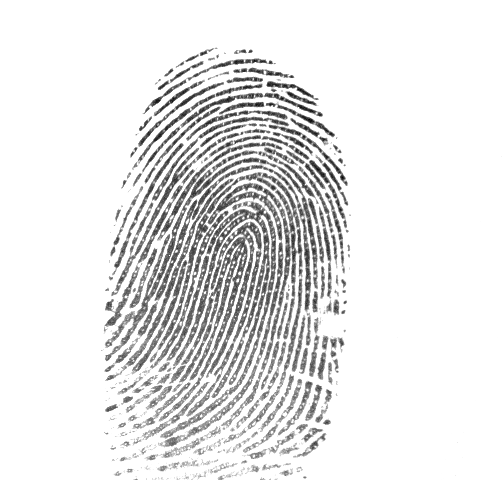
#> input picture input/012/012_3_2.tif, 504 x 480 px; its folder holds only this picture in this run
$ python extraction.py
#> lines starting #> are read from the running program, lines starting #| are printed output that depends on the picture; after the words box and inside, x2 and y2 are one past the last pixel; in counts of white or black regions, pixels touching at a corner belong together
import cv2
import numpy as np
import csv
import os
from skimage.morphology import skeletonize, remove_small_objects
from skimage.morphology import convex_hull_image, erosion, square, thin
from skimage import measure
import math
import matplotlib.pyplot as plt

class MinutiaeFeature:
    def __init__(self, locX, locY, Orientation, Type):
        self.locX = locX
        self.locY = locY
        self.Orientation = Orientation
        self.Type = Type

    def __repr__(self):
        return f' locX:{self.locX} locY:{self.locY}  Orientation:{self.Orientation}'

class FingerprintFeatureExtractor:
    def __init__(self):
        self._mask = []
        self._skel = []
        self.minutiaeTerm = []
        self.minutiaeBif = []

    def __skeletonize(self, img):
        img = np.uint8(img > 128)
        skeleton = thin(img)  # Using thin instead of skeletonize for finer structure
        self._skel = np.uint8(skeleton) * 255
        self._mask = img * 255

    def __computeAngle(self, block, minutiaeType):
        angle = []
        (blkRows, blkCols) = np.shape(block)
        CenterX, CenterY = (blkRows - 1) / 2, (blkCols - 1) / 2
        if minutiaeType.lower() == 'termination':
            sumVal = 0
            for i in range(blkRows):
                for j in range(blkCols):
                    if (i == 0 or i == blkRows - 1 or j == 0 or j == blkCols - 1) and block[i][j] != 0:
                        angle.append(-math.degrees(math.atan2(i - CenterY, j - CenterX)))
                        sumVal += 1
                        if sumVal > 1:
                            angle.append(float('nan'))
            return angle
        elif minutiaeType.lower() == 'bifurcation':
            angle = []
            sumVal = 0
            for i in range(blkRows):
                for j in range(blkCols):
                    if (i == 0 or i == blkRows - 1 or j == 0 or j == blkCols - 1) and block[i][j] != 0:
                        angle.append(-math.degrees(math.atan2(i - CenterY, j - CenterX)))
                        sumVal += 1
            if sumVal != 3:
                angle.append(float('nan'))
            return angle

    def __getTerminationBifurcation(self):
        self._skel = self._skel == 255
        (rows, cols) = self._skel.shape
        self.minutiaeTerm = np.zeros(self._skel.shape)
        self.minutiaeBif = np.zeros(self._skel.shape)

        for i in range(1, rows - 1):
            for j in range(1, cols - 1):
                if self._skel[i][j] == 1:
                    block = self._skel[i - 1:i + 2, j - 1:j + 2]
                    block_val = np.sum(block)
                    if block_val == 2:
                        self.minutiaeTerm[i, j] = 1
                    elif block_val == 4:
                        self.minutiaeBif[i, j] = 1

        self._mask = convex_hull_image(self._mask > 0)
        self._mask = erosion(self._mask, square(5))
        self.minutiaeTerm = np.uint8(self._mask) * self.minutiaeTerm

    def extractMinutiaeFeatures(self, img):
        self.__skeletonize(img)
        self.__getTerminationBifurcation()

        TermLabel = measure.label(self.minutiaeTerm, connectivity=2)
        BifLabel = measure.label(self.minutiaeBif, connectivity=2)

        FeaturesTerm = self.__extractFeatures(TermLabel, 'Termination')
        FeaturesBif = self.__extractFeatures(BifLabel, 'Bifurcation')

        return FeaturesTerm, FeaturesBif

    def __extractFeatures(self, label_image, minutiaeType):
        features = []
        for region in measure.regionprops(label_image):
            (row, col) = np.int16(np.round(region.centroid))
            block = self._skel[row - 1:row + 2, col - 1:col + 2]
            angle = self.__computeAngle(block, minutiaeType)
            if (minutiaeType == 'Termination' and len(angle) == 1) or (minutiaeType == 'Bifurcation' and len(angle) == 3):
                features.append(MinutiaeFeature(row, col, angle, minutiaeType))
        return features

def process_image(filepath, output_sub_dir, csv_writer):
    # Step 1: Load image
    img = cv2.imread(filepath, cv2.IMREAD_GRAYSCALE)

    # Step 2: Noise reduction
    denoised_img = cv2.fastNlMeansDenoising(img, None, 30, 7, 21)

    # Step 3: CLAHE for contrast enhancement
    clahe = cv2.createCLAHE(clipLimit=2.0, tileGridSize=(8, 8))
    enhanced_contrast = clahe.apply(denoised_img)

    # Step 4: Adaptive thresholding
    binary = cv2.adaptiveThreshold(
        enhanced_contrast, 255, cv2.ADAPTIVE_THRESH_GAUSSIAN_C,
        cv2.THRESH_BINARY_INV, 15, 8
    )

    # Step 5: Morphological operations for cleaning
    binary = cv2.morphologyEx(binary, cv2.MORPH_CLOSE, np.ones((3, 3), np.uint8))

    # Step 6: Skeletonization
    skeleton = thin(binary > 0).astype(np.uint8) * 255

    # Save the preprocessed image without minutiae points
    preprocess_output_path = f"{output_sub_dir}/{os.path.basename(filepath).split('.')[0]}_preprocess.png"
    cv2.imwrite(preprocess_output_path, skeleton)

    # Step 7: Minutiae Extraction
    feature_extractor = FingerprintFeatureExtractor()
    ridge_endings, bifurcations = feature_extractor.extractMinutiaeFeatures(skeleton)

    # Step 8: Save minutiae to CSV
    for minutiae in ridge_endings:
        csv_writer.writerow([os.path.basename(filepath), 'ridge_ending', minutiae.locX, minutiae.locY, minutiae.Orientation[0]])
    for minutiae in bifurcations:
        csv_writer.writerow([os.path.basename(filepath), 'bifurcation', minutiae.locX, minutiae.locY, minutiae.Orientation[0]])

    # Step 9: Visualize Minutiae
    visualize_minutiae(skeleton, ridge_endings, bifurcations, f"{output_sub_dir}/{os.path.basename(filepath).split('.')[0]}_minutiae.png")

def visualize_minutiae(skeleton, ridge_endings, bifurcations, output_path):
    minutiae_image = cv2.cvtColor(skeleton, cv2.COLOR_GRAY2BGR)
    for minutiae in ridge_endings:
        cv2.circle(minutiae_image, (minutiae.locY, minutiae.locX), 3, (0, 0, 255), -1)  # Red for ridge endings
    for minutiae in bifurcations:
        cv2.circle(minutiae_image, (minutiae.locY, minutiae.locX), 3, (255, 0, 0), -1)  # Blue for bifurcations
    cv2.imwrite(output_path, minutiae_image)

def main():
    input_dir = "./input/"
    output_dir = "./output/"
    csv_file = "./output/minutiae_data.csv"

    # Create output directory if it doesn't exist
    os.makedirs(output_dir, exist_ok=True)

    # Open CSV file and write header
    with open(csv_file, mode='w', newline='') as file:
        csv_writer = csv.writer(file)
        csv_writer.writerow(["Image", "Minutiae Type", "X", "Y", "Orientation"])

        # Loop through each subdirectory in the input directory
        for sub_dir in os.listdir(input_dir):
            sub_dir_path = os.path.join(input_dir, sub_dir)

            # Check if the item is a directory
            if os.path.isdir(sub_dir_path):
                output_sub_dir = os.path.join(output_dir, sub_dir)
                os.makedirs(output_sub_dir, exist_ok=True)

                for filename in os.listdir(sub_dir_path):
                    if filename.endswith(".tif"):
                        filepath = os.path.join(sub_dir_path, filename)
                        process_image(filepath, output_sub_dir, csv_writer)
#> in process_image, img is the input picture: shape (480, 504); min 0, max 255, mean 231.3
#> in process_image, `enhanced_contrast = clahe.apply(denoised_img)`:
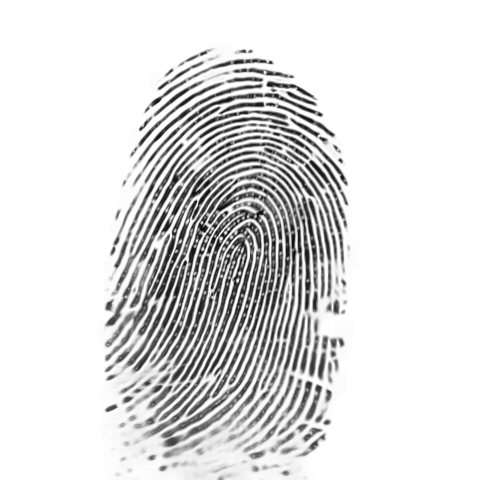
#> enhanced_contrast: shape (480, 504); min 6, max 255, mean 223.7
#> in process_image, `binary = cv2.adaptiveThreshold( enhanced_contrast, 255, cv2.ADAPTIVE_T..`:
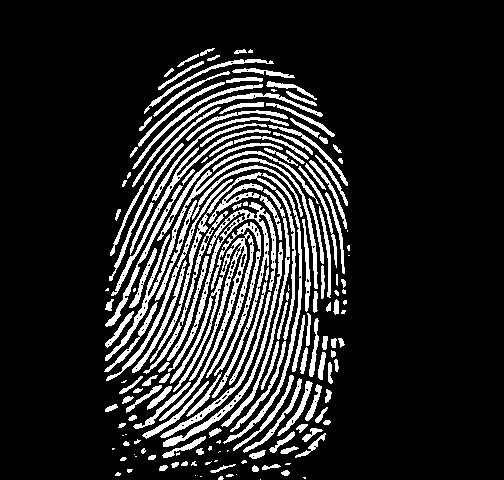
#> binary: shape (480, 504); 15.7% white; 177 white regions (40 under 20 px), largest, box (x1, y1, x2, y2) and area: (159, 232, 254, 421) 2867, (168, 202, 276, 398) 2054, (105, 158, 318, 361) 1872
#> in process_image, `binary = cv2.morphologyEx(binary, cv2.MORPH_CLOSE, np.ones((3, 3), np...`: binary: shape (480, 504); 17.2% white; 93 white regions (29 under 20 px), largest, box (x1, y1, x2, y2) and area: (104, 117, 348, 447) 30038, (110, 81, 335, 256) 2810, (130, 77, 263, 169) 1120
#> in process_image, `skeleton = thin(binary > 0).astype(np.uint8) * 255`: skeleton: shape (480, 504); 4.1% white in thin lines or dots, all inside (x1, y1, x2, y2) = (104, 48, 350, 480)
#> after the loop in __getTerminationBifurcation, `for i in range(1, rows - 1):`:
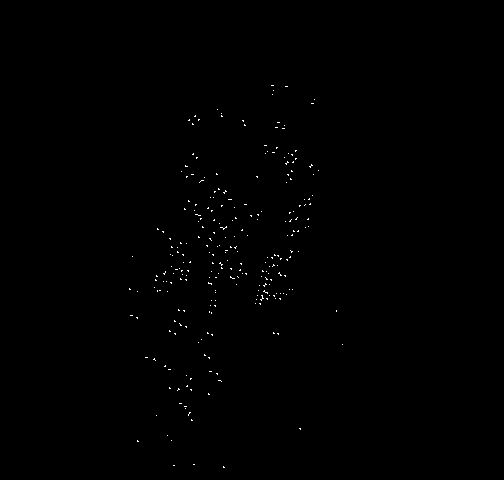
#> self.minutiaeBif: shape (480, 504) float64; values 0 (black) and 1 (white), 0.26% white in thin lines or dots, all inside (x1, y1, x2, y2) = (129, 85, 343, 468)
#> after the loop in __getTerminationBifurcation, `for i in range(1, rows - 1):`:
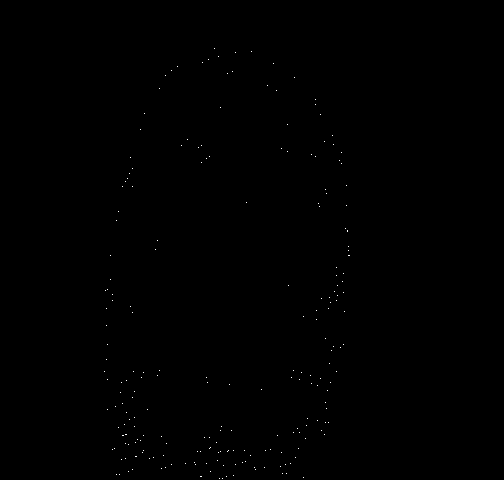
#> self.minutiaeTerm: shape (480, 504) float64; values 0 (black) and 1 (white), 0.09% white in thin lines or dots, all inside (x1, y1, x2, y2) = (104, 48, 350, 479)
#> in __getTerminationBifurcation, `self._mask = convex_hull_image(self._mask > 0)`: self._mask: shape (480, 504) bool; 37.3% white; 1 white region, box (x1, y1, x2, y2) and area: (104, 48, 350, 480) 90276
#> in __getTerminationBifurcation, `self._mask = erosion(self._mask, square(5))`:
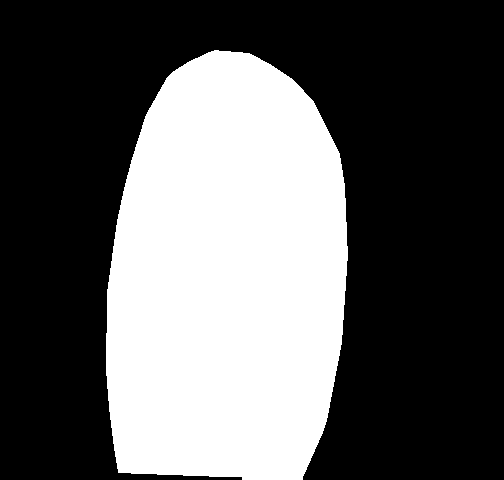
#> self._mask: shape (480, 504) bool; 36.3% white; 1 white region, box (x1, y1, x2, y2) and area: (106, 50, 348, 480) 87702
#> in __getTerminationBifurcation, `self.minutiaeTerm = np.uint8(self._mask) * self.minutiaeTerm`: self.minutiaeTerm: shape (480, 504) float64; values 0 (black) and 1 (white), 0.07% white in thin lines or dots, all inside (x1, y1, x2, y2) = (106, 52, 346, 477)
#> in extractMinutiaeFeatures, `TermLabel = measure.label(self.minutiaeTerm, connectivity=2)`: TermLabel: shape (480, 504) int64; 177 distinct labels, from 0 to 176
#> in extractMinutiaeFeatures, `BifLabel = measure.label(self.minutiaeBif, connectivity=2)`: BifLabel: shape (480, 504) int64; 261 distinct labels, from 0 to 260
#> the loop in __extractFeatures, `for region in measure.regionprops(label_image):` made 176 passes
#> (row, col) on passes 1 to 3: (52, 235), (56, 218), (59, 208)
#> after the loop in visualize_minutiae, `for minutiae in ridge_endings:`:
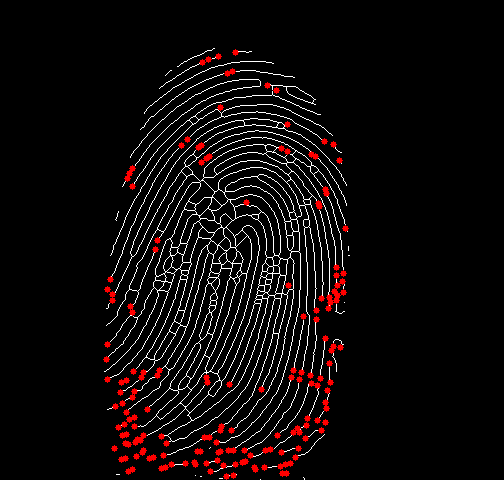
#> minutiae_image: shape (480, 504, 3); mean B, G, R 9.9, 9.9, 15
#> after the loop in visualize_minutiae, `for minutiae in bifurcations:`:
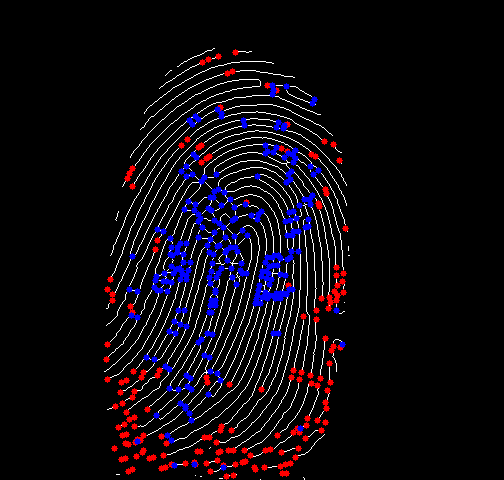
#> minutiae_image: shape (480, 504, 3); 2.8% of pixels changed, all inside (x1, y1, x2, y2) = (126, 82, 346, 471)
#> pass 2 of the loop in main, `for sub_dir in os.listdir(input_dir):`:
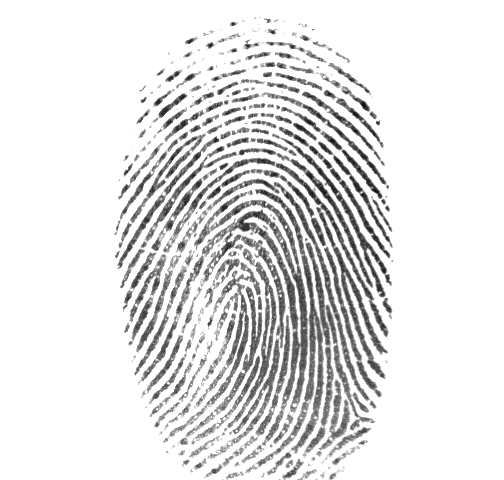
#> input picture input/013/013_3_1.tif, 504 x 480 px
#> in process_image, img is the input picture: shape (480, 504); min 0, max 255, mean 227.9
#> in process_image (call 2), `binary = cv2.adaptiveThreshold( enhanced_contrast, 255, cv2.ADAPTIVE_T..`:
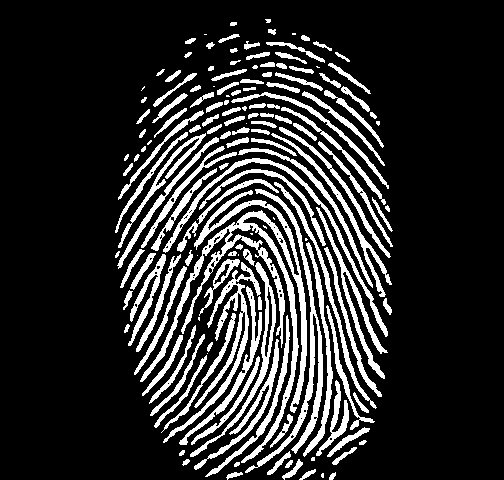
#> binary: shape (480, 504); 17.7% white; 155 white regions (22 under 20 px), largest, box (x1, y1, x2, y2) and area: (140, 190, 307, 463) 5808, (245, 189, 323, 473) 2237, (163, 262, 261, 443) 2010
#> skeleton: shape (480, 504); 3.8% white in thin lines or dots, all inside (x1, y1, x2, y2) = (115, 19, 392, 480)
#> TermLabel: shape (480, 504) int64; 181 distinct labels, from 0 to 180
#> BifLabel: shape (480, 504) int64; 86 distinct labels, from 0 to 85
#> the loop in process_image (call 2), `for minutiae in bifurcations:` made 85 passes
#> the loop in visualize_minutiae (call 2), `for minutiae in bifurcations:` made 85 passes
#> after the loop in visualize_minutiae (call 2), `for minutiae in bifurcations:`:
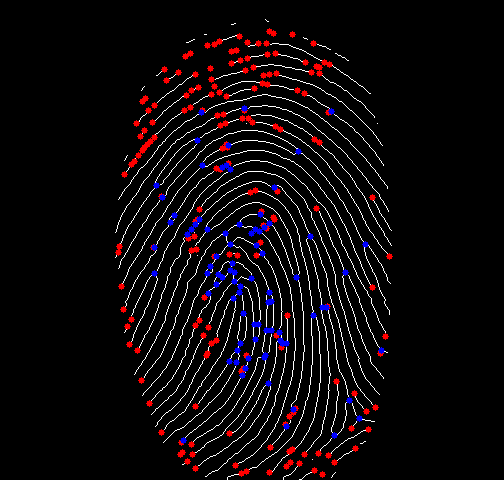
#> minutiae_image: shape (480, 504, 3); mean B, G, R 11, 8.5, 13.4

if __name__ == "__main__":
    main()
